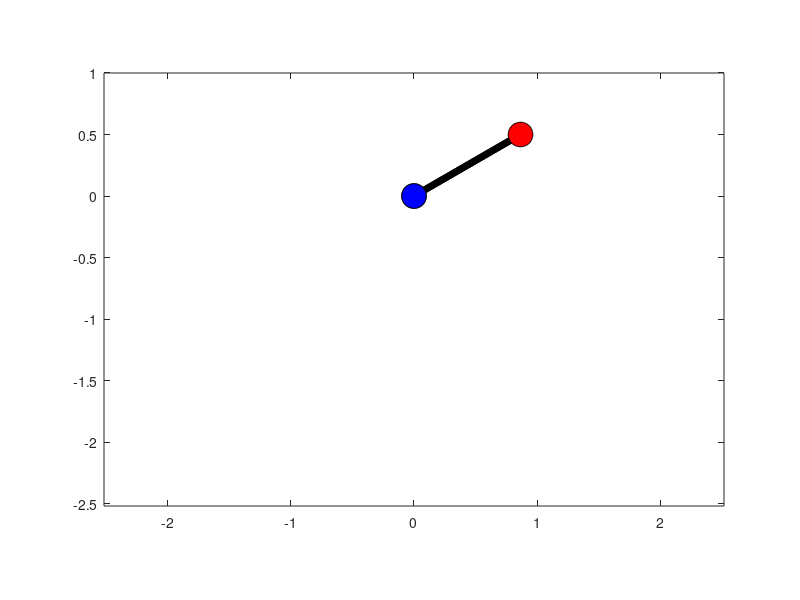

Write the MATLAB code that produced this figure. (Note: this script raises an error after producing the figure.)
G  = 9.8;              % acceleration due to gravity, in m/s^2
L1 = 1.0;              % length of pendulum 1 in m
L2 = 1.0;              % length of pendulum 2 in m
M1 = 1.0;              % mass of pendulum 1 in kg
M2 = 1.0  ;             % mass of pendulum 2 in kg
f  = (M2/M1)^(1/3);    % ratio of their sizes
L = L1 + L2 + f/10;    % maximal length of the combined pendulum

% Draw the support
figure('Color','w', 'Units', 'Pixels', 'Position', [24 186 861 736]); 
Ballx = 0.1*cos(linspace(0,2*pi)); Bally = 0.1*sin(linspace(0,2*pi));
Bush = fill(Ballx, Bally, 0.8*[1,1,1]);  hold on;
Hinge = fill(0.5*Ballx, 0.5*Bally, 'k');

% th1 and th2 are the initial angles (degrees)
% w10 and w20 are the initial angular velocities (degrees per second)
th1 = 120.0; w1 = 0.0; th2 = -60.0; w2 = 0.0; dt = 0.01;
s = pi/180*[th1, w1, th2, w2]; % initial state
x1 = L1*sin(s(1)); y1 = -L1*cos(s(1));  % initial position of bulb 1
x2 = L2*sin(s(3)) + x1; y2 = -L2*cos(s(3)) + y1;  % initial position of bulb 2

% Draw the Dynamic system
Line  = plot([0,x1,x2], [0,y1,y2], 'k','LineWidth', 5);
Bulb1 = fill(x1+Ballx, y1+Bally, 'r');
Bulb2 = fill(x2+f*Ballx, y2+f*Bally, 'b');
axis([-1.2*L, 1.2*L,-1.2*L, 1]); daspect([1,1,1]); ax = gca;
ax.TickLabelInterpreter = "latex"; ax.FontSize = 15;
dydt = @(state) Dynamics(state, G, L1, L2, M1, M2);
for n= 1:1000
    s = s + rk4(dydt, s, dt);
    x1 = L1*sin(s(1)); y1 = -L1*cos(s(1));
    x2 = L2*sin(s(3)) + x1; y2 = -L2*cos(s(3)) + y1;
    Bulb1.XData = 1*Ballx + x1; Bulb1.YData = 1*Bally + y1;
    Bulb2.XData = f*Ballx + x2; Bulb2.YData = f*Bally + y2;
    Line.XData = [0,x1,x2];  Line.YData = [0,y1,y2];
    drawnow; 
end

function dydx = Dynamics(y, G, L1, L2, M1, M2)
    delta = y(3) - y(1); sy1 = sin(y(1)); sy3 = sin(y(3));
    cd = cos(delta); sd = sin(delta);
    den1 = (M1 + M2) * L1 - M2 * L1 * cd * cd;
    den2 = (L2/L1) * den1;
    dydx = [y(2), ((M2 * L1 * y(2) * y(2) * sd * cd ...
            + M2 * G * sy3 * cd + M2 * L2 * y(4) * y(4)...
            * sd - (M1+M2) * G * sy1) / den1), y(4),((-M2...
            * L2 * y(4) * y(4) * sd * cd + (M1 + M2) ...
            * G * sy1 * cd - (M1 + M2) * L1 * y(2) * y(2)...
            * sd- (M1 + M2) * G * sy3) / den2)];
end

function dy = rk4(dydt, y, dt)
    k1 = dydt(y); k2 = dydt(y + dt*k1/2);
    k3 = dydt(y + dt*k2/2); k4 = dydt(y + dt*k3);
    dy = dt*(k1+2*k2+2*k3+k4)/6;
end